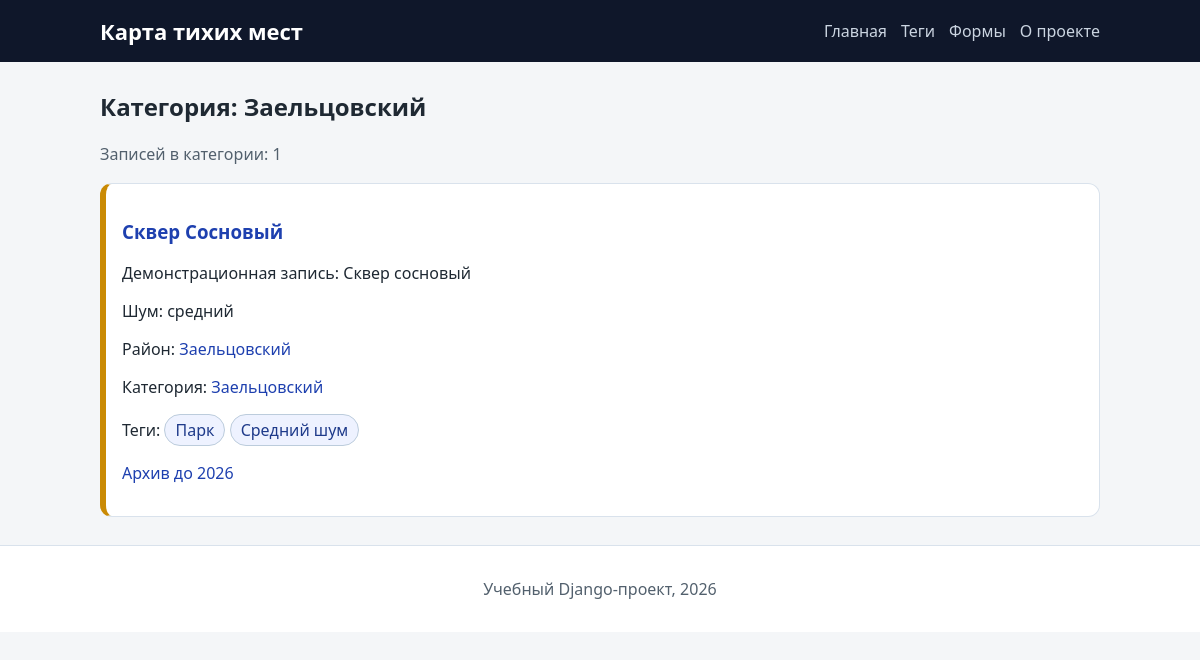
Page /categories/zaeltsovskiy/ on the committed database.
### spots/models.py (models this page shows, shortened)
class Spot(models.Model):
    class NoiseLevel(models.IntegerChoices):
        LOW = 1, "Низкий"
        MEDIUM = 2, "Средний"
        HIGH = 3, "Высокий"
    class PublicationStatus(models.IntegerChoices):
        DRAFT = 0, "Черновик"
        PUBLISHED = 1, "Опубликовано"
    title = models.CharField(max_length=255, verbose_name="Название места")
    slug = models.SlugField(max_length=255, unique=True, db_index=True)
    content = models.TextField(blank=True, verbose_name="Описание")
    photo = models.ImageField(
        upload_to=spot_photo_upload_to,
        blank=True,
        null=True,
        verbose_name="Фотография",
    )
    area = models.CharField(max_length=120, verbose_name="Район")
    area_slug = models.SlugField(max_length=120, db_index=True)
    category = models.ForeignKey(
        Category,
        on_delete=models.PROTECT,
        related_name="spots",
        verbose_name="Категория",
    )
    noise_level = models.PositiveSmallIntegerField(
        choices=NoiseLevel.choices,
        default=NoiseLevel.MEDIUM,
        verbose_name="Уровень шума",
    )
    time_create = models.DateTimeField(auto_now_add=True, verbose_name="Создано")
    time_update = models.DateTimeField(auto_now=True, verbose_name="Обновлено")
    status = models.PositiveSmallIntegerField(
        choices=PublicationStatus.choices,
        default=PublicationStatus.PUBLISHED,
        db_index=True,
        verbose_name="Статус публикации",
    )
    tags = models.ManyToManyField(
        Tag,
        blank=True,
        related_name="spots",
        verbose_name="Теги",
    )
    objects = models.Manager()
    published = PublishedSpotManager()
    class Meta:
        verbose_name = "Тихое место"
        verbose_name_plural = "Тихие места"
        ordering = ["-time_create"]
        indexes = [
            models.Index(fields=["-time_create"]),
            models.Index(fields=["status"]),
            models.Index(fields=["area_slug"]),
        ]
    def get_absolute_url(self):
        return reverse("spot_detail", kwargs={"spot_slug": self.slug})

class Category(models.Model):
    name = models.CharField(max_length=100, db_index=True, verbose_name="Категория")
    slug = models.SlugField(max_length=120, unique=True, db_index=True)
    class Meta:
        verbose_name = "Категория"
        verbose_name_plural = "Категории"
        ordering = ["name"]
    def get_absolute_url(self):
        return reverse("category", kwargs={"category_slug": self.slug})

class Tag(models.Model):
    name = models.CharField(max_length=80, db_index=True, verbose_name="Тег")
    slug = models.SlugField(max_length=120, unique=True, db_index=True)
    class Meta:
        verbose_name = "Тег"
        verbose_name_plural = "Теги"
        ordering = ["name"]
    def get_absolute_url(self):
        return reverse("tag", kwargs={"tag_slug": self.slug})

### spots/views.py (the view)
# urls.py: path("categories/<slug:category_slug>/", views.category, name="category"),
def category(request, category_slug: str):
    try:
        category_obj = Category.objects.get(slug=category_slug)
    except Category.DoesNotExist as exc:
        raise Http404("Категория не найдена") from exc
    spots = (
        Spot.published.filter(category=category_obj)
        .select_related("category")
        .prefetch_related("tags", "detail")
    )
    data = build_base_context(f"Категория: {category_obj.name}")
    data["category_obj"] = category_obj
    data["spots"] = spots
    return render(request, "spots/category.html", data)

### spots/converters.py (called while the page is built)
    def to_url(self, value):
        return "%04d" % value

### spots/data.py (called while the page is built)
def build_base_context(title: str) -> dict:
    return {
        "title": title,
        "menu": MENU,
        "current_year": get_current_year(),
    }

def get_current_year() -> int:
    return datetime.now().year

### spots/models.py (called while the page is built)
    def get_queryset(self):
        return super().get_queryset().filter(
            status=Spot.PublicationStatus.PUBLISHED
        )

### spots/templatetags/spots_tags.py (called while the page is built)
@register.simple_tag
def noise_badge(level: str) -> str:
    labels = {
        Spot.NoiseLevel.LOW: "низкий",
        Spot.NoiseLevel.MEDIUM: "средний",
        Spot.NoiseLevel.HIGH: "высокий",
        "low": "низкий",
        "medium": "средний",
        "high": "высокий",
    }
    return labels.get(level, "неизвестный")

@register.filter
def noise_class(level: str) -> str:
    classes = {
        Spot.NoiseLevel.LOW: "noise-low",
        Spot.NoiseLevel.MEDIUM: "noise-medium",
        Spot.NoiseLevel.HIGH: "noise-high",
        "low": "noise-low",
        "medium": "noise-medium",
        "high": "noise-high",
    }
    return classes.get(level, "noise-unknown")

### spots/templates/spots/category.html
{% extends "spots/base.html" %}
{% load spots_tags %}
{% block content %}
    <h2>{{ title }}</h2>
    <p class="muted">Записей в категории: {{ spots|length }}</p>
    <ul class="cards">
        {% for spot in spots %}
            {% include "spots/includes/spot_card.html" with spot=spot %}
        {% empty %}
            <li class="card">В этой категории пока нет опубликованных мест.</li>
        {% endfor %}
    </ul>
{% endblock %}

### spots/templates/spots/includes/spot_card.html (shortened to what this page needs)
{% load spots_tags %}
<li class="card {{ spot.noise_level|noise_class }}">
    <h3><a href="{{ spot.get_absolute_url }}">{{ spot.title|title }}</a></h3>
    <p>{{ spot.content|truncatechars:85 }}</p>
    <p>Шум: {% noise_badge spot.noise_level %}</p>
    <p>Район: <a href="{% url 'area' spot.area_slug %}">{{ spot.area }}</a></p>
    <p>Категория: <a href="{{ spot.category.get_absolute_url }}">{{ spot.category.name }}</a></p>
    {% with spot_tags=spot.tags.all %}
        {% if spot_tags %}
            <p class="tag-list">
                Теги:
                {% for tag in spot_tags %}
                    <a class="tag-chip" href="{{ tag.get_absolute_url }}">{{ tag.name }}</a>
                {% endfor %}
            </p>
        {% endif %}
    {% endwith %}
    <p><a href="{% url 'archive' spot.time_create.year %}">Архив до {{ spot.time_create|date:"Y" }}</a></p>
</li>

### spots/static/spots/css/style.css (style rules this page uses)
* { box-sizing: border-box; }
body { margin: 0; font-family: "Segoe UI", Tahoma, sans-serif; background: #f4f6f8; color: #1f2933; }
a { color: #1e40af; text-decoration: none; }
.cards { list-style: none; margin: 18px 0 0; padding: 0; display: grid; grid-template-columns: repeat(auto-fit, minmax(260px, 1fr)); gap: 14px; }
.card, .spot-card { background: #ffffff; border-radius: 12px; padding: 16px; border: 1px solid #d9e2ec; }
.noise-medium { border-left: 6px solid #ca8a04; }
.muted { color: #52606d; }
.tag-list { margin-top: 8px; }
.tag-chip { display: inline-block; border: 1px solid #bcccdc; border-radius: 999px; padding: 4px 10px; color: #1e3a8a; background: #eef2ff; }

### rows in the picture
Spot: title "Сквер Сосновый", content "Демонстрационная запись: Сквер сосновый", noise_level "средний", area "Заельцовский", category.name "Заельцовский", time_create "2026"
Tag: name "Парк"
Tag: name "Средний шум"

### other values in the picture
{{ item.title }} "Главная" "Теги" "Формы" "О проекте"
{{ title }} "Категория: Заельцовский"
{{ spots|length }} "1"
{{ current_year }} "2026"
